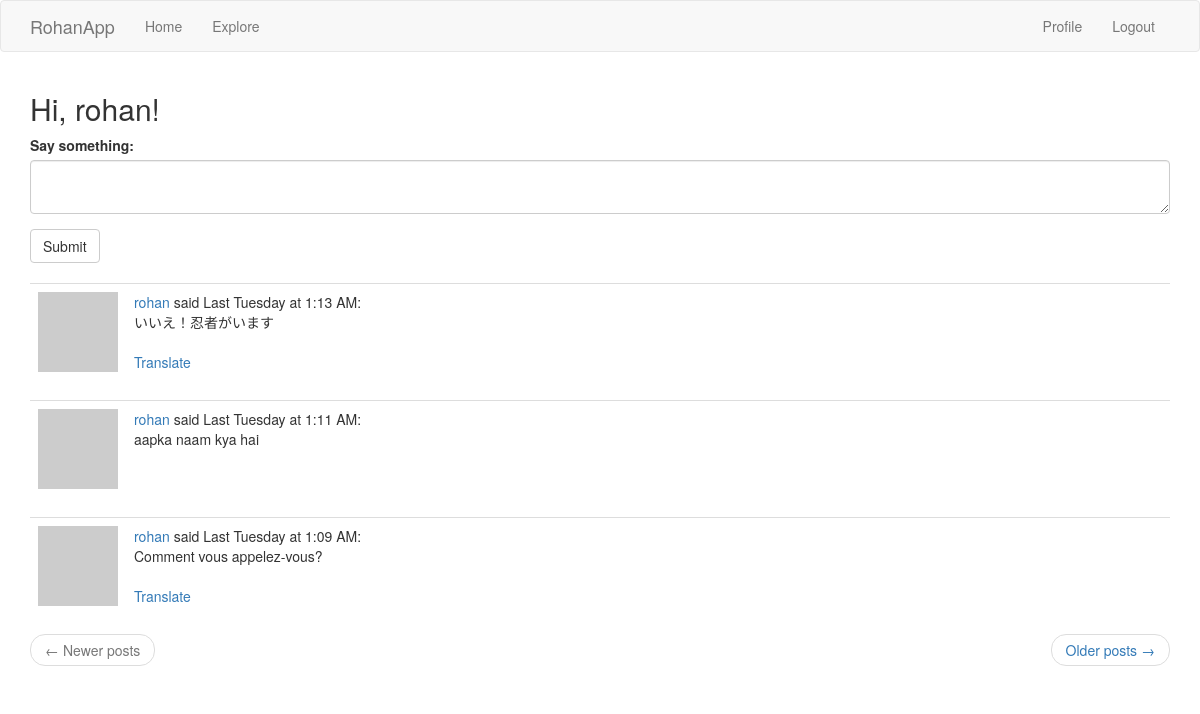
/index (signed in), run on an earlier commit of the app's database.
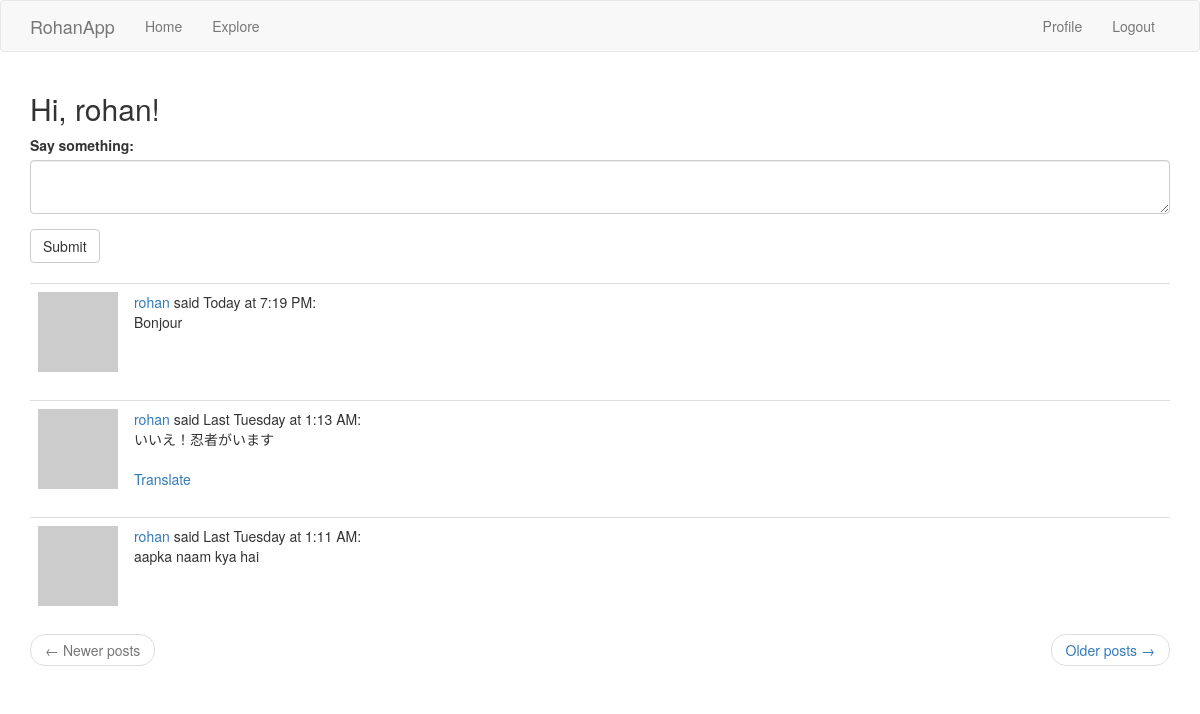
And on a later commit of the database.
### app/models.py (models this page shows, shortened)
class User(UserMixin, db.Model):
    id = db.Column(db.Integer, primary_key=True)
    username = db.Column(db.String(64), index=True, unique=True)
    email = db.Column(db.String(120), index=True, unique=True)
    password_hash = db.Column(db.String(128))
    posts = db.relationship('Post', backref='author', lazy='dynamic') # u.posts, p.author(s)
    about_me = db.Column(db.String(140))
    last_seen = db.Column(db.DateTime, default=datetime.utcnow)
    followed = db.relationship('User', secondary=followers,
        primaryjoin=(followers.c.follower_id == id), # LEFT # why isn't it just followers.follower_id ?
        secondaryjoin=(followers.c.followed_id == id), # RIGHT
        backref=db.backref('followers', lazy='dynamic'), lazy='dynamic')
    def avatar(self, size):
        digest = md5(self.email.lower().encode('utf-8')).hexdigest() # .encode('utf-8') converts email string to bytes
        return 'https://www.gravatar.com/avatar/{}?d=identicon&s={}'.format(digest, size)
    def followed_posts(self):
        followed = Post.query.join(
            followers, (followers.c.followed_id == Post.user_id)).filter(
                followers.c.follower_id == self.id)
        own = Post.query.filter_by(user_id = self.id) # it's not filter(Post.user_id == self.id)
        return followed.union(own).order_by(Post.timestamp.desc())

class Post(db.Model):
    id = db.Column(db.Integer, primary_key=True)
    body = db.Column(db.String(140))
    timestamp = db.Column(db.DateTime, index=True, default=datetime.utcnow) # datetime.utcnow, NOT datetime.utcnow()
    user_id = db.Column(db.Integer, db.ForeignKey('user.id'))
    language = db.Column(db.String(5))

### app/main/routes.py (the view, shortened to what this page needs)
@bp.route('/', methods = ['GET', 'POST'])
@bp.route('/index', methods = ['GET', 'POST'])
@login_required # built-in flash message: "Please log in to access this page."
def index():
    form = PostForm()
    page = request.args.get('page', 1, type=int)
    posts = current_user.followed_posts().paginate(
        page, current_app.config['POSTS_PER_PAGE'], False)
    next_url = url_for('main.index', page=posts.next_num) if posts.has_next else None
    prev_url = url_for('main.index', page=posts.prev_num) if posts.has_prev else None
    return render_template('index.html', title = 'Home', posts = posts.items, form = form,
                            next_url = next_url, prev_url = prev_url)

### app/main/forms.py
class PostForm(FlaskForm):
    post = TextAreaField('Say something:', validators=[DataRequired(), Length(min=1, max=140)])
    submit = SubmitField('Submit')

### app/main/routes.py (called while the page is built)
@bp.before_app_request # executed just before any view function
def before_request():
    if current_user.is_authenticated:
        current_user.last_seen = datetime.utcnow() # .strftime('%m/%d/%Y %I:%M:%S %p')
        db.session.commit()
        g.locale = str(get_locale())

### app/models.py (called while the page is built)
@login.user_loader
def load_user(id):
    return User.query.get(int(id))

### app/templates/index.html
{% extends "base.html" %}
{% import 'bootstrap/wtf.html' as wtf %}
{% block app_content %}
    <h2>Hi, {{ current_user.username }}!</h2>
    {% if form %}
    {{ wtf.quick_form(form) }}
    <br>
    {% endif %}
    {% for post in posts %}
        {% include '_post.html' %}
    {% endfor %}
    <nav aria-label="...">
        <ul class="pager">
            <li class="previous{% if not prev_url %} disabled{% endif %}">
                <a href="{{ prev_url or '#' }}">
                    <span aria-hidden="true">&larr;</span> Newer posts
                </a>
            </li>
            <li class="next{% if not next_url %} disabled{% endif %}">
                <a href="{{ next_url or '#' }}">
                    Older posts <span aria-hidden="true">&rarr;</span>
                </a>
            </li>
        </ul>
    </nav>
{% endblock %}

### app/templates/base.html (shortened to what this page needs)
{% extends 'bootstrap/base.html' %}
{% block navbar %}
    <nav class="navbar navbar-default">
        <div class="container">
            <div class="navbar-header">
                <a class="navbar-brand" href="{{ url_for('main.index') }}">RohanApp</a>
            </div>
            <div class="collapse navbar-collapse" id="bs-example-navbar-collapse-1">
                <ul class="nav navbar-nav">
                    <li><a href="{{ url_for('main.index') }}">Home</a></li>
                    <li><a href="{{ url_for('main.explore') }}">Explore</a></li>
                </ul>
                <ul class="nav navbar-nav navbar-right">
                    {% if current_user.is_anonymous %}
                    <li><a href="{{ url_for('auth.login') }}">Login</a></li>
                    {% else %}
                    <li><a href="{{ url_for('main.user', username=current_user.username) }}">Profile</a></li>
                    <li><a href="{{ url_for('auth.logout') }}">Logout</a></li>
                    {% endif %}
                </ul>
            </div>
        </div>
    </nav>
{% endblock %}
{% block content %}
    <div class="container">
        {% block app_content %}{% endblock %}
    </div>
{% endblock %}

### app/templates/_post.html
<table class="table table-hover">
    <tr>
        <td width="70px">
            <a href="{{ url_for('main.user', username=post.author.username) }}">
                <img src="{{ post.author.avatar(70) }}" />
            </a>
        </td>
        <td>
            <a href="{{ url_for('main.user', username=post.author.username) }}">{{ post.author.username }}</a>
            said {{ moment(post.timestamp).calendar() }}:
            <br>
            <span id="post{{ post.id }}">{{ post.body }}</span>
            {% if post.language and post.language != g.locale %}
            <br><br>
            <span id="translation{{ post.id }}">
                <a href="javascript:translate(
                    '#post{{ post.id }}',
                    '#translation{{ post.id }}',
                    '{{ post.language }}',
                    '{{ g.locale }}');">Translate</a>
            </span>
            {% endif %}
        </td>
    </tr>
</table>

What changed in the data, as far as the page shows it:
no longer on this page (row unchanged): Post: author.username "rohan", timestamp "Last Tuesday at 1:09 AM", body "Comment vous appelez-vous?"
added Post: author.username "rohan", timestamp "Today at 7:19 PM", body "Bonjour"
